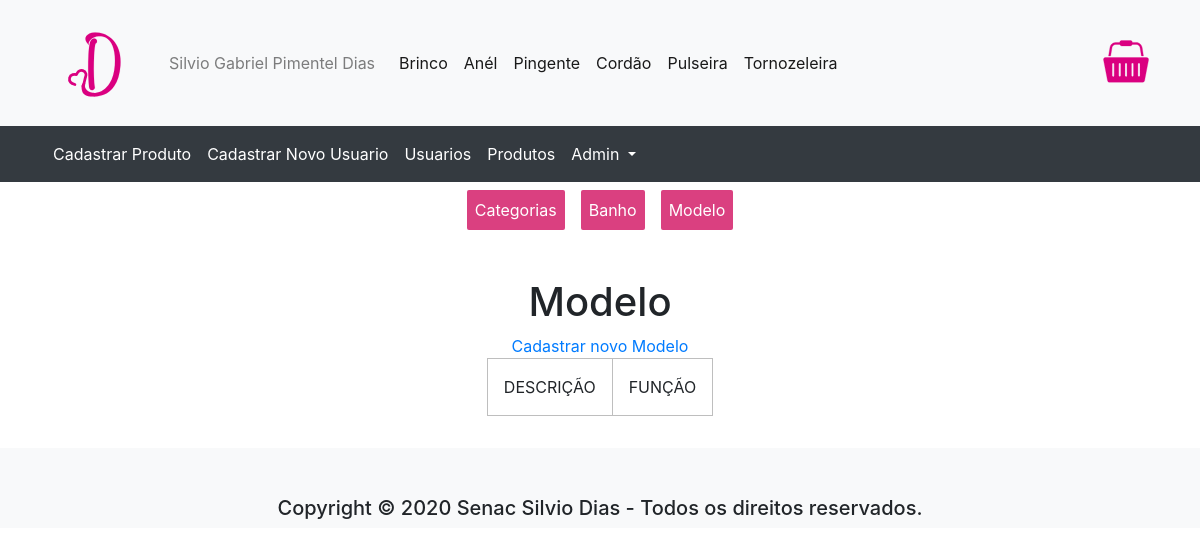
/index.php?pagina=categoria&pedido=modelo (signed in), run on an earlier commit of the app's database.
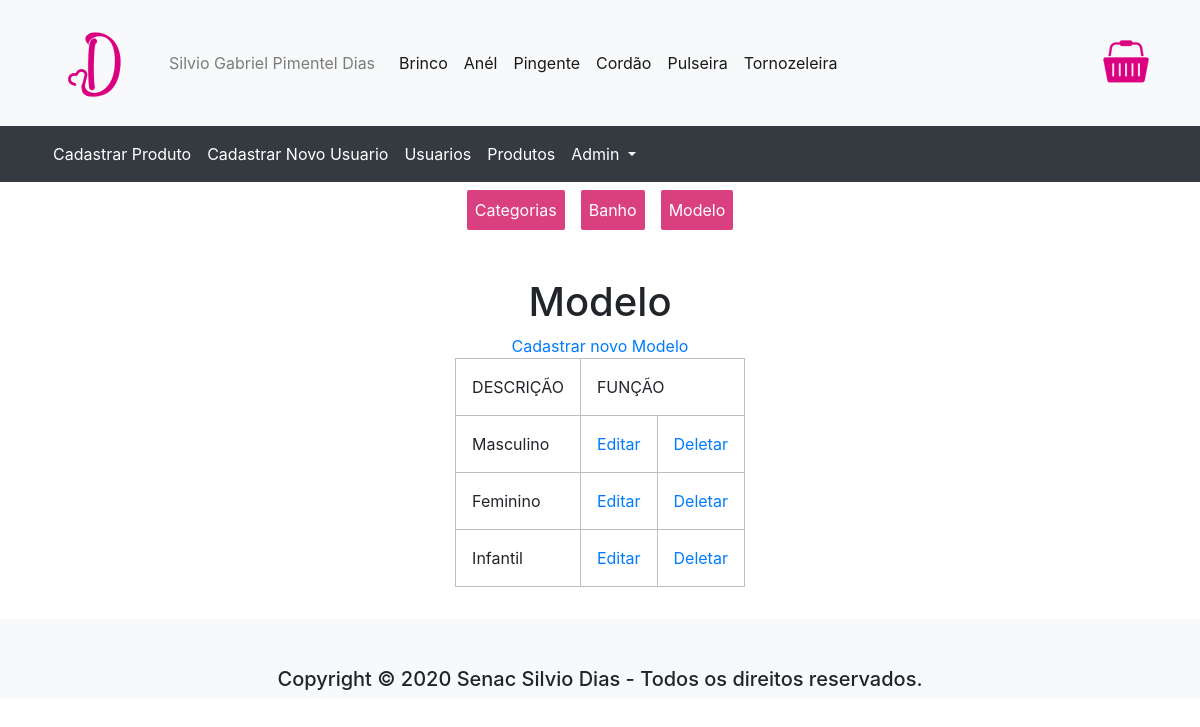
And on a later commit of the database.
### tables this page shows
CREATE TABLE modelo(
	id_modelo INT AUTO_INCREMENT,
    nome_modelo VARCHAR(50),
    PRIMARY KEY(id_modelo)
    );

### paginas/ADMIN/tabelaModelo.php (the view)
<div class="tabela">
    <h1>Modelo</h1>
    <a class="link_botao" href="?pagina=cadastro_modelo">Cadastrar novo Modelo</a>
    <table cellspacing=0>
        <tr>
            <th>DESCRIÇÃO</th>
            <th colspan="2">FUNÇÃO</th>
        </tr>
        <?php
            while($linha = mysqli_fetch_array($modelo)){
            ?>
                <tr>
                <td><?=$linha['nome_modelo']?></td>
                <td class=tabela-celula><a href="?pagina=cadastro_modelo&id_modelo=<?=$linha['id_modelo']?>">Editar</td>
                <td class=tabela-celula><a href="./script/excluir_modelo.php?id=<?=$linha['id_modelo']?>">Deletar</a></td>
                </tr>
        <?php
            }
        ?>
    </table>
</div>

What changed in the data, as far as the page shows it:
added modelo: nome_modelo "Masculino"
added modelo: nome_modelo "Feminino"
added modelo: nome_modelo "Infantil"
